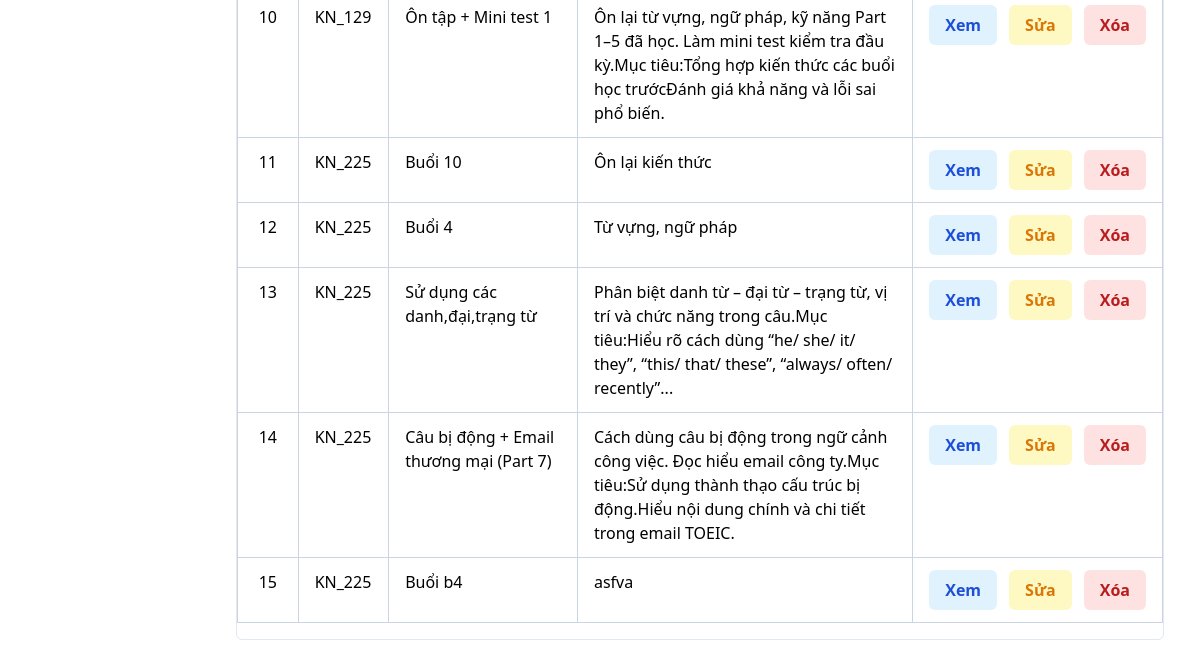
The page /exercise_admin/ql_baitap/ (signed in, lower part) on the database as committed earlier.
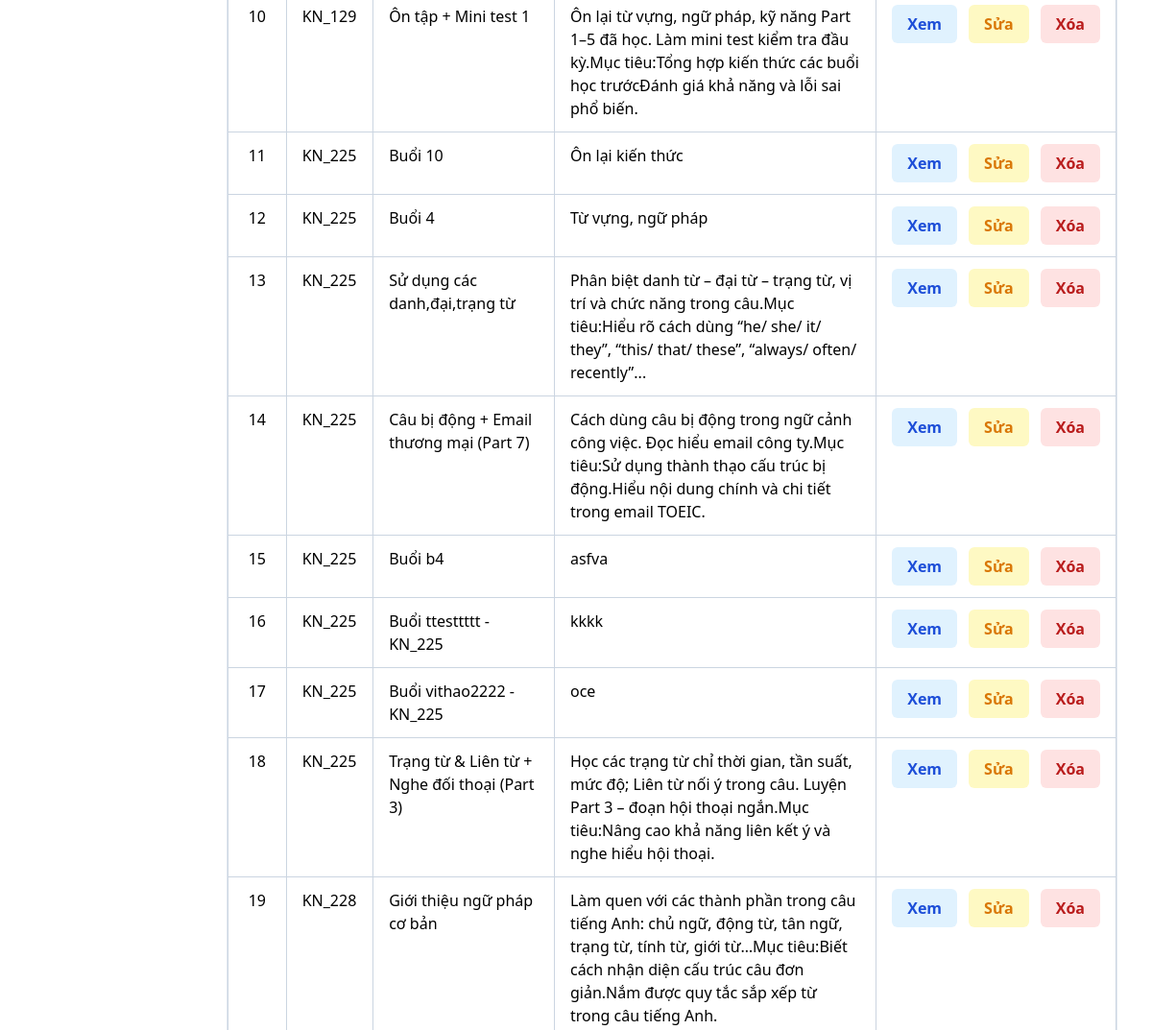
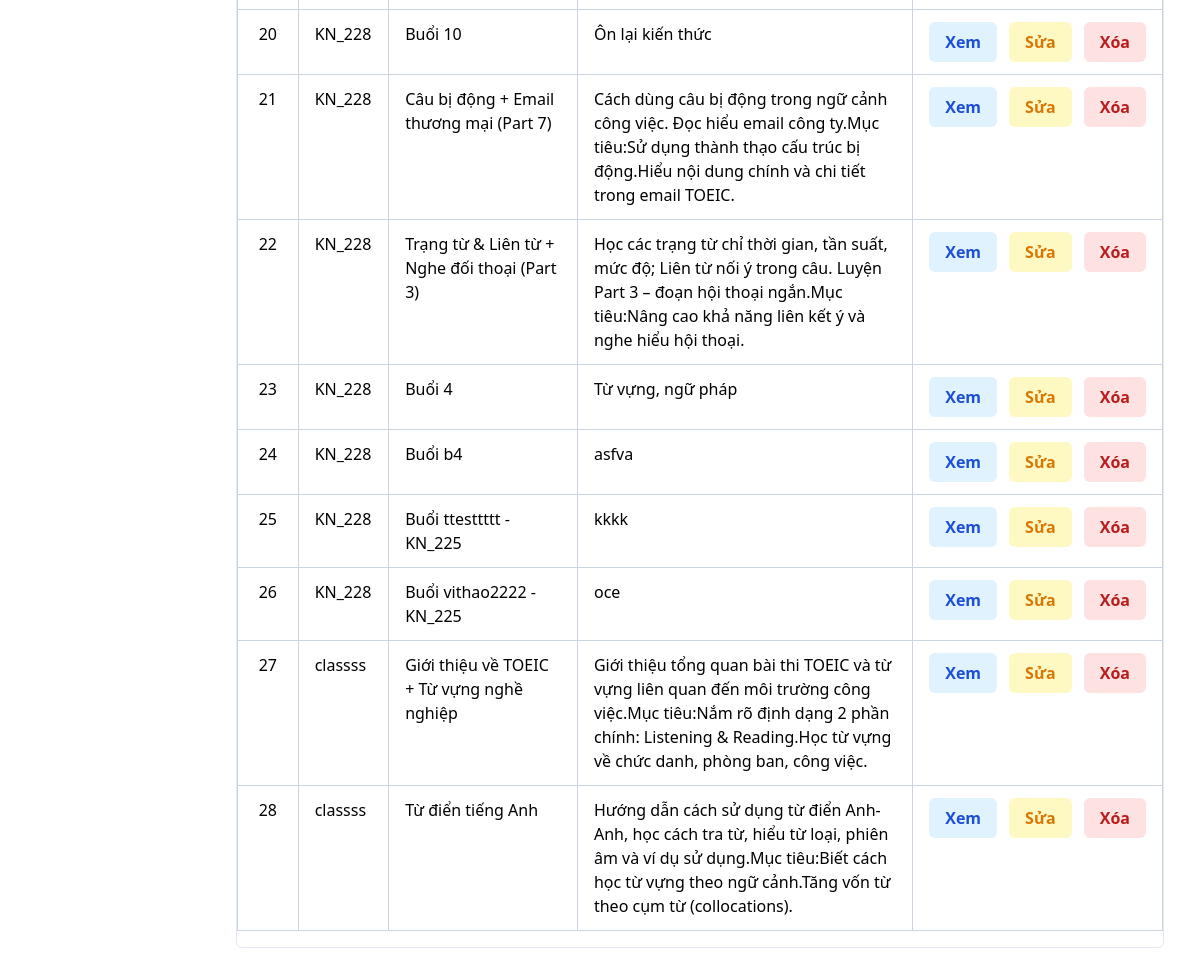
The same page on the database as committed later (2 pictures, top to bottom).
### english/models.py (models this page shows, shortened)
class EXERCISE(models.Model):
    exercise_id = models.AutoField(primary_key=True)
    lessondetail = models.OneToOneField(LESSON_DETAIL, on_delete=models.CASCADE)
    duedate = models.DateField()
    class Meta:
        db_table = 'EXERCISE'

class LESSON_DETAIL(models.Model):
    lessondetail_id = models.AutoField(primary_key=True)
    lesson = models.ForeignKey(LESSON, on_delete=models.CASCADE)
    classes = models.ForeignKey(CLASS, on_delete=models.CASCADE)
    date = models.DateField(null=True,blank=True)
    class Meta:
        db_table = 'LESSON_DETAIL'

class CLASS(models.Model):
    STATUS_CHOICES = [
        ('ongoing', 'Đang học'),
        ('starting', 'Đang bắt đầu'),
        ('finished', 'Đã kết thúc'),
    ]
    class_id = models.AutoField(primary_key=True)
    class_name = models.CharField(max_length=50)
    course = models.ForeignKey(COURSE, on_delete=models.CASCADE)
    begin_time = models.DateField()
    end_time = models.DateField()
    status = models.CharField(max_length=20, choices=STATUS_CHOICES)
    timetable = models.CharField(max_length=1000,null=True,blank=True)
    class Meta:
        db_table = 'CLASS'

class LESSON(models.Model):
    lesson_id = models.AutoField(primary_key=True)
    lesson_file = models.FileField(upload_to="media/lesson", max_length=200)  # Thay FileField bằng URLField
    exercise_file = models.FileField(upload_to="media/exercise", max_length=200)  # Thay FileField bằng URLField
    lesson_name = models.CharField(max_length=100, default="chua co")
    description = models.TextField(null=True, blank=True)
    course = models.ForeignKey(COURSE, on_delete=models.CASCADE)
    session_number = models.CharField(max_length=100, null=True)
    class_specific_id = models.IntegerField(default=0)
    class Meta:
        db_table = 'LESSON'

### exercise_admin/views.py (the view, shortened to what this page needs)
# urls.py: path('ql_baitap/', views.admin_ql_baitap, name='admin_ql_baitap'),
@login_required
@user_passes_test(is_staff)
def admin_ql_baitap(request):
    q = request.GET.get('q', '').strip()
    exercises = EXERCISE.objects.select_related('lessondetail__lesson', 'lessondetail__classes').all()
    context = {
        'exercises': exercises,
        'query': q,
    }
    return render(request, 'ql_baitap.html', context)

### english/views.py (called while the page is built)
def is_staff(user):
    return user.groups.filter(name__in=['Admin', 'Teacher']).exists()

### exercise_admin/templates/ql_baitap.html (shortened to what this page needs)
{% extends 'base-admin.html' %}
{% load static %}
{% block content %}
<div class="main-content-container">
    <div style="border: 1px solid #e2e8f0; border-radius: 0.375rem; overflow: hidden;">
        <table class="table table-hover">
            <tbody>
                {% for exercise in exercises %}
                <tr>
                    <td style="text-align: center;">{{ forloop.counter }}</td>
                    <td>{{ exercise.lessondetail.classes.class_name }}</td>
                    <td>{{ exercise.lessondetail.lesson.lesson_name }}</td>
                    <td>{{ exercise.lessondetail.lesson.description }}</td>
                    <td>
                        <div style="display: flex; gap: 8px;">
                            <a href="{% url 'xem_baitap' exercise.lessondetail.lessondetail_id %}" class="btn-view" style="text-decoration:none;">Xem</a>
                            <a href="{% url 'sua_baitap' exercise.lessondetail.lessondetail_id %}" class="btn-edit" style="text-decoration:none;">Sửa</a>
                            <button type="button"
                                class="btn-delete open-delete-modal"
                                data-url="{% url 'xoa_baitap' exercise.lessondetail.lessondetail_id %}"
                                data-lesson-name="{{ exercise.lessondetail.lesson.lesson_name }}">
                                Xóa
                            </button>
                        </div>
                    </td>
                </tr>
                {% empty %}
                <tr>
                    <td colspan="5" style="text-align: center; color: #6b7280;">Không có bài tập nào</td>
                </tr>
                {% endfor %}
            </tbody>
        </table>
    </div>
</div>
{% endblock %}

Rows that differ between the two databases and show on the page:
added EXERCISE: lessondetail.classes.class_name "KN_225", lessondetail.lesson.lesson_name "Buổi ttesttttt - KN_225", lessondetail.lesson.description "kkkk"
added EXERCISE: lessondetail.classes.class_name "KN_225", lessondetail.lesson.lesson_name "Buổi vithao2222 - KN_225", lessondetail.lesson.description "oce"
added EXERCISE: lessondetail.classes.class_name "KN_225", lessondetail.lesson.lesson_name "Trạng từ & Liên từ + Nghe đối thoại (Part 3)", lessondetail.lesson.description "Học các trạng từ chỉ thời gian, tần suất, mức độ; Liên từ nối ý trong câu. Luyện Part 3 – đoạn hội thoại ngắn.Mục tiêu:Nâng cao khả năng liên kết ý và nghe hiểu hội thoại."
added EXERCISE: lessondetail.classes.class_name "KN_228", lessondetail.lesson.lesson_name "Giới thiệu ngữ pháp cơ bản", lessondetail.lesson.description "Làm quen với các thành phần trong câu tiếng Anh: chủ ngữ, động từ, tân ngữ, trạng từ, tính từ, giới từ…Mục tiêu:Biết cách nhận diện cấu trúc câu đơn giản.Nắm được quy tắc sắp xếp từ trong câu tiếng Anh."
added EXERCISE: lessondetail.classes.class_name "KN_228", lessondetail.lesson.lesson_name "Buổi 10", lessondetail.lesson.description "Ôn lại kiến thức"
added EXERCISE: lessondetail.classes.class_name "KN_228", lessondetail.lesson.lesson_name "Câu bị động + Email thương mại (Part 7)", lessondetail.lesson.description "Cách dùng câu bị động trong ngữ cảnh công việc. Đọc hiểu email công ty.Mục tiêu:Sử dụng thành thạo cấu trúc bị động.Hiểu nội dung chính và chi tiết trong email TOEIC."
added EXERCISE: lessondetail.classes.class_name "KN_228", lessondetail.lesson.lesson_name "Trạng từ & Liên từ + Nghe đối thoại (Part 3)", lessondetail.lesson.description "Học các trạng từ chỉ thời gian, tần suất, mức độ; Liên từ nối ý trong câu. Luyện Part 3 – đoạn hội thoại ngắn.Mục tiêu:Nâng cao khả năng liên kết ý và nghe hiểu hội thoại."
added EXERCISE: lessondetail.classes.class_name "KN_228", lessondetail.lesson.lesson_name "Buổi 4", lessondetail.lesson.description "Từ vựng, ngữ pháp"
added EXERCISE: lessondetail.classes.class_name "KN_228", lessondetail.lesson.lesson_name "Buổi b4", lessondetail.lesson.description "asfva"
added EXERCISE: lessondetail.classes.class_name "KN_228", lessondetail.lesson.lesson_name "Buổi ttesttttt - KN_225", lessondetail.lesson.description "kkkk"
added EXERCISE: lessondetail.classes.class_name "KN_228", lessondetail.lesson.lesson_name "Buổi vithao2222 - KN_225", lessondetail.lesson.description "oce"
added EXERCISE: lessondetail.classes.class_name "classss", lessondetail.lesson.lesson_name "Giới thiệu về TOEIC + Từ vựng nghề nghiệp", lessondetail.lesson.description "Giới thiệu tổng quan bài thi TOEIC và từ vựng liên quan đến môi trường công việc.Mục tiêu:Nắm rõ định dạng 2 phần chính: Listening & Reading.Học từ vựng về chức danh, phòng ban, công việc."
added EXERCISE: lessondetail.classes.class_name "classss", lessondetail.lesson.lesson_name "Từ điển tiếng Anh", lessondetail.lesson.description "Hướng dẫn cách sử dụng từ điển Anh-Anh, học cách tra từ, hiểu từ loại, phiên âm và ví dụ sử dụng.Mục tiêu:Biết cách học từ vựng theo ngữ cảnh.Tăng vốn từ theo cụm từ (collocations)."
